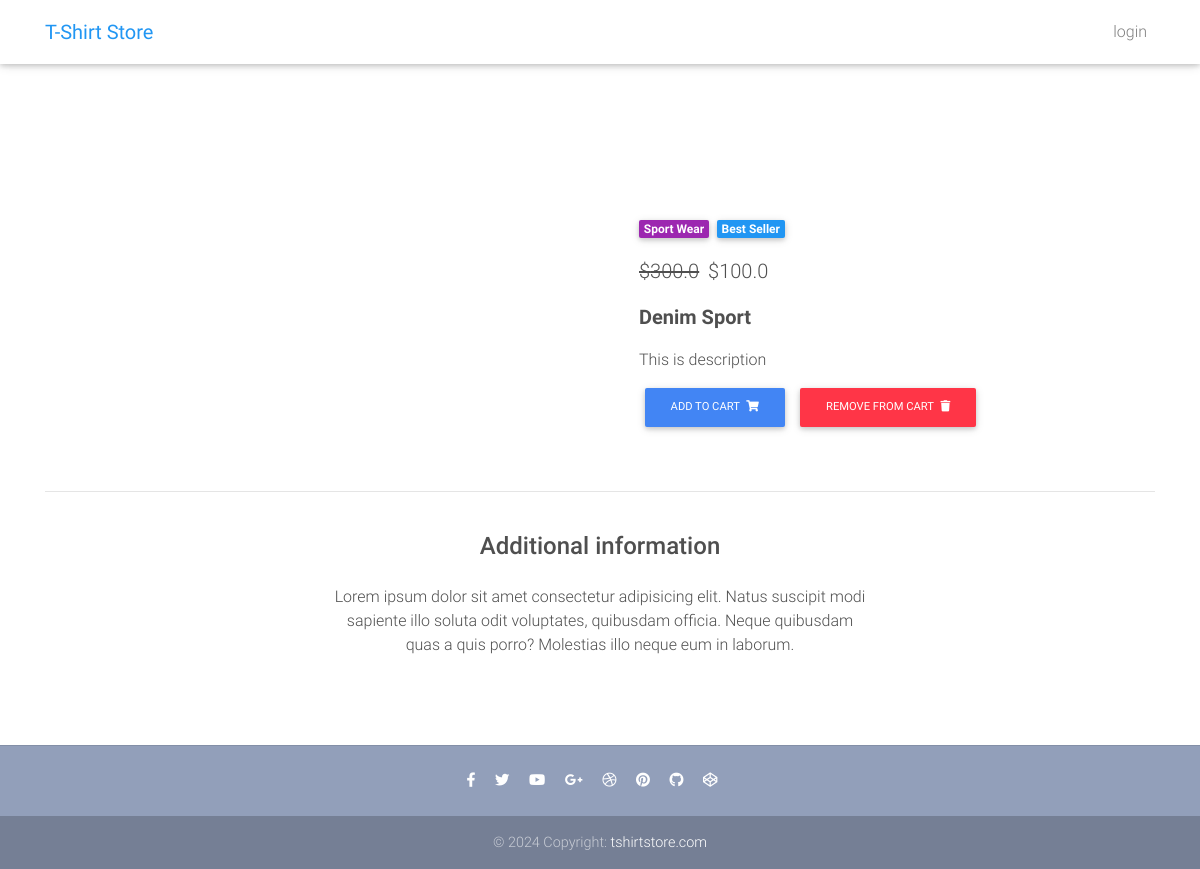
Screenshot of /product/2/ with the database file from the repository.
### core/models.py (models this page shows, shortened)
class Item(models.Model):
    item_name = models.CharField(max_length=100)
    price = models.FloatField()
    discount_price = models.FloatField(blank=True, null=True)
    category = models.CharField(choices=CATEGORY, max_length=2)
    label = models.CharField(choices=LABEL, max_length=2)
    description = models.TextField()
    def get_add_to_cart_url(self):
        return reverse("core:add-to-cart", kwargs={
            "pk" : self.pk
        })
    def get_remove_from_cart_url(self):
        return reverse("core:remove-from-cart", kwargs={
            "pk" : self.pk
        })

### core/views.py (the view)
# urls.py: path('product/<pk>/', ProductView.as_view(), name='product'),
class ProductView(DetailView):
    model = Item
    template_name = "product.html"

### templates/product.html (shortened to what this page needs)
{% extends 'base.html' %}
{% block content %}
  <main class="mt-5 pt-4">
    <div class="container dark-grey-text mt-5">
      <div class="row wow fadeIn">
        <div class="col-md-6 mb-4">
        </div>
        <div class="col-md-6 mb-4">
          <div class="p-4">
            <div class="mb-3">
              <a href="">
                <span class="badge purple mr-1">{{ object.get_category_display }}</span>
              </a>
              <a href="">
                <span class="badge blue mr-1">{{ object.get_label_display }}</span>
              </a>
            </div>
            <p class="lead">
            {% if object.discount_price %}
              <span class="mr-1">
              <del>${{ object.price }}</del>
              </span>
              <span>${{ object.discount_price }}</span>
            {% else %}
             <span>${{ object.price }}</span>
            {% endif %}
            </p>
            <p class="lead font-weight-bold">{{ object.item_name }}</p>
            <p>{{ object.description }}</p>
            <a href="{{ object.get_add_to_cart_url }}" class="btn btn-primary btn-md my-0 p" >Add to cart
                <i class="fas fa-shopping-cart ml-1"></i>
            </a>
            <a href="{{ object.get_remove_from_cart_url }}" class="btn btn-danger btn-md my-0 p" >Remove From cart
                <i class="fas fa-trash ml-1"></i>
            </a>
          </div>
        </div>
      </div>
      <hr>
      <div class="row d-flex justify-content-center wow fadeIn">
        <div class="col-md-6 text-center">
          <h4 class="my-4 h4">Additional information</h4>
          <p>Lorem ipsum dolor sit amet consectetur adipisicing elit. Natus suscipit modi sapiente illo soluta odit
            voluptates,
            quibusdam officia. Neque quibusdam quas a quis porro? Molestias illo neque eum in laborum.</p>
        </div>
      </div>
      <div class="row wow fadeIn">
        <div class="col-lg-4 col-md-12 mb-4">
        </div>
        <div class="col-lg-4 col-md-6 mb-4">
        </div>
        <div class="col-lg-4 col-md-6 mb-4">
        </div>
      </div>
    </div>
  </main>
{% endblock content %}

### templates/base.html (style rules this page uses)
html, body, header, .carousel { height: 60vh; }

### rows the page displays
Item: category "Sport Wear", label "Best Seller", price "300.0", discount_price "100.0", item_name "Denim Sport", description "This is description"
